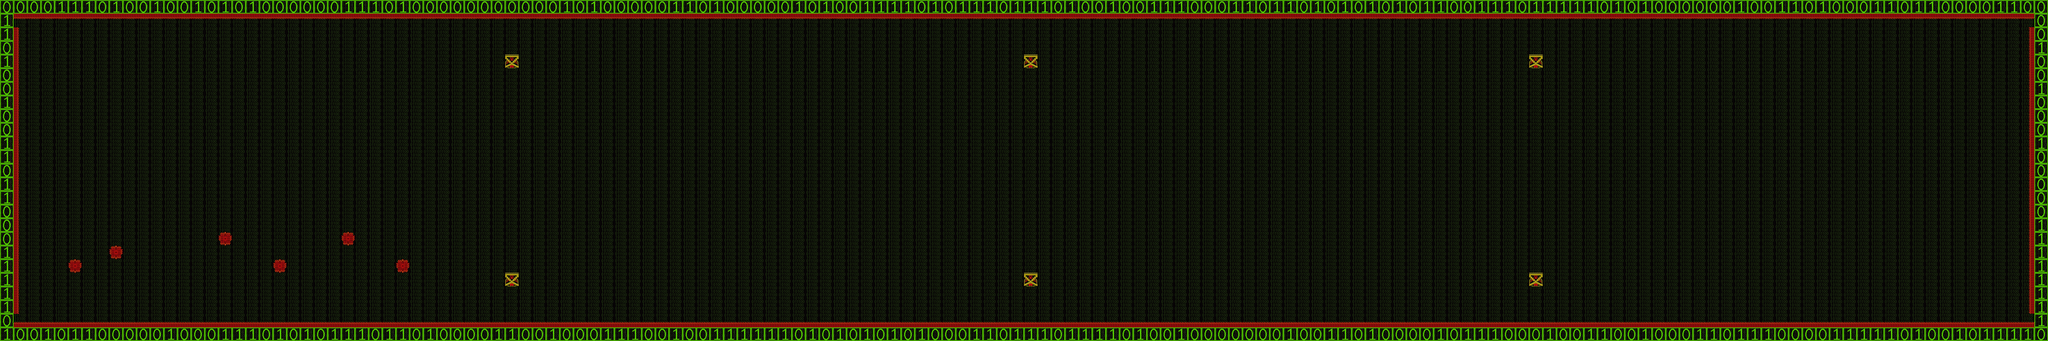

Tiled map render using the project's own tile images. Description and the map definition, with tile-layer contents summarised, below:
An orthogonal 150x25 tile map with 32x32 px tiles, 2 tile layers (Tile Layer 1, Tile Layer 2), 2 tilesets and 52 objects (16x wall, 16x turret1, 10x dmgRect, 6x coinBit, mPlatform, ...).

<map version="1.4" tiledversion="1.4.1" orientation="orthogonal" renderorder="right-down" width="150" height="25" tilewidth="32" tileheight="32" infinite="0" nextlayerid="5" nextobjectid="79">
 <tileset firstgid="1" source="../cyber_space_tileset1.tsx" />
 <tileset firstgid="5" source="../cyber_space_tileset2.tsx" />
 <layer id="1" name="Tile Layer 1" width="150" height="25">
  <data>[3750 cells, 3750 non-empty, 1 distinct tile ids]</data>
 </layer>
 <layer id="3" name="Tile Layer 2" width="150" height="25">
  <data>[3750 cells, 696 non-empty, 5 distinct tile ids]</data>
 </layer>
 <objectgroup id="4" name="objects">
  <object id="1" name="wall" x="0" y="0" width="32" height="800" />
  <object id="3" name="wall" x="32" y="760" width="4768" height="40" />
  <object id="4" name="wall" x="4768" y="0" width="32" height="768" />
  <object id="5" name="wall" x="32" y="0" width="4768" height="40" />
  <object id="6" name="dmgRect" x="32" y="752" width="4736" height="8" />
  <object id="7" name="dmgRect" x="4752" y="64" width="16" height="672" />
  <object id="8" name="dmgRect" x="32" y="40" width="4736" height="8" />
  <object id="9" name="dmgRect" x="32" y="64" width="16" height="672" />
  <object id="16" name="wall" x="168" y="616" width="16" height="16" />
  <object id="17" name="dmgRect" x="160" y="608" width="32" height="32" />
  <object id="19" name="mPlatform" x="192" y="384" width="160" height="32">
   <properties>
    <property name="pause" type="bool" value="false" />
    <property name="speed" type="int" value="6" />
    <property name="vertical" type="bool" value="false" />
   </properties>
  </object>
  <object id="30" name="wall" x="264" y="584" width="16" height="16" />
  <object id="31" name="dmgRect" x="256" y="576" width="32" height="32" />
  <object id="32" name="wall" x="648" y="616" width="16" height="16" />
  <object id="33" name="dmgRect" x="640" y="608" width="32" height="32" />
  <object id="34" name="wall" x="520" y="552" width="16" height="16" />
  <object id="35" name="dmgRect" x="512" y="544" width="32" height="32" />
  <object id="36" name="wall" x="808" y="552" width="16" height="16" />
  <object id="37" name="dmgRect" x="800" y="544" width="32" height="32" />
  <object id="38" name="wall" x="936" y="616" width="16" height="16" />
  <object id="39" name="dmgRect" x="928" y="608" width="32" height="32" />
  <object id="42" name="key" x="544" y="256">
   <point />
  </object>
  <object id="43" name="door" x="4608" y="320" width="96" height="128" />
  <object id="44" name="entrance" x="352" y="112" width="96" height="128" />
  <object id="45" name="enemy" type="turret1" x="2432" y="128">
   <properties>
    <property name="vertical" type="bool" value="false" />
   </properties>
   <point />
  </object>
  <object id="46" name="enemy" type="turret1" x="2336" y="128">
   <properties>
    <property name="vertical" type="bool" value="false" />
   </properties>
   <point />
  </object>
  <object id="50" name="wall" x="2400" y="128" width="32" height="32" />
  <object id="51" name="wall" x="2400" y="640" width="32" height="32" />
  <object id="52" name="enemy" type="turret1" x="2336" y="640">
   <properties>
    <property name="vertical" type="bool" value="false" />
   </properties>
   <point />
  </object>
  <object id="53" name="enemy" type="turret1" x="2432" y="640">
   <properties>
    <property name="vertical" type="bool" value="false" />
   </properties>
   <point />
  </object>
  <object id="54" name="enemy" type="turret1" x="64" y="128">
   <properties>
    <property name="vertical" type="bool" value="false" />
   </properties>
   <point />
  </object>
  <object id="55" name="enemy" type="turret1" x="64" y="640">
   <properties>
    <property name="vertical" type="bool" value="false" />
   </properties>
   <point />
  </object>
  <object id="56" name="enemy" type="turret1" x="4704" y="640">
   <properties>
    <property name="vertical" type="bool" value="false" />
   </properties>
   <point />
  </object>
  <object id="57" name="enemy" type="turret1" x="4704" y="128">
   <properties>
    <property name="vertical" type="bool" value="false" />
   </properties>
   <point />
  </object>
  <object id="58" name="wall" x="1184" y="640" width="32" height="32" />
  <object id="59" name="wall" x="1184" y="128" width="32" height="32" />
  <object id="60" name="enemy" type="turret1" x="1120" y="128">
   <properties>
    <property name="vertical" type="bool" value="false" />
   </properties>
   <point />
  </object>
  <object id="61" name="enemy" type="turret1" x="1216" y="128">
   <properties>
    <property name="vertical" type="bool" value="false" />
   </properties>
   <point />
  </object>
  <object id="62" name="enemy" type="turret1" x="1120" y="640">
   <properties>
    <property name="vertical" type="bool" value="false" />
   </properties>
   <point />
  </object>
  <object id="63" name="enemy" type="turret1" x="1216" y="640">
   <properties>
    <property name="vertical" type="bool" value="false" />
   </properties>
   <point />
  </object>
  <object id="64" name="wall" x="3584" y="640" width="32" height="32" />
  <object id="65" name="wall" x="3584" y="128" width="32" height="32" />
  <object id="66" name="enemy" type="turret1" x="3520" y="640">
   <properties>
    <property name="vertical" type="bool" value="false" />
   </properties>
   <point />
  </object>
  <object id="67" name="enemy" type="turret1" x="3616" y="640">
   <properties>
    <property name="vertical" type="bool" value="false" />
   </properties>
   <point />
  </object>
  <object id="68" name="enemy" type="turret1" x="3520" y="128">
   <properties>
    <property name="vertical" type="bool" value="false" />
   </properties>
   <point />
  </object>
  <object id="69" name="enemy" type="turret1" x="3616" y="128">
   <properties>
    <property name="vertical" type="bool" value="false" />
   </properties>
   <point />
  </object>
  <object id="73" name="consumable" type="coinBit" x="4576" y="256" width="32" height="32" />
  <object id="74" name="consumable" type="coinBit" x="4640" y="256" width="32" height="32" />
  <object id="75" name="consumable" type="coinBit" x="4704" y="256" width="32" height="32" />
  <object id="76" name="consumable" type="coinBit" x="4576" y="480" width="32" height="32" />
  <object id="77" name="consumable" type="coinBit" x="4640" y="480" width="32" height="32" />
  <object id="78" name="consumable" type="coinBit" x="4704" y="480" width="32" height="32" />
 </objectgroup>
</map>
